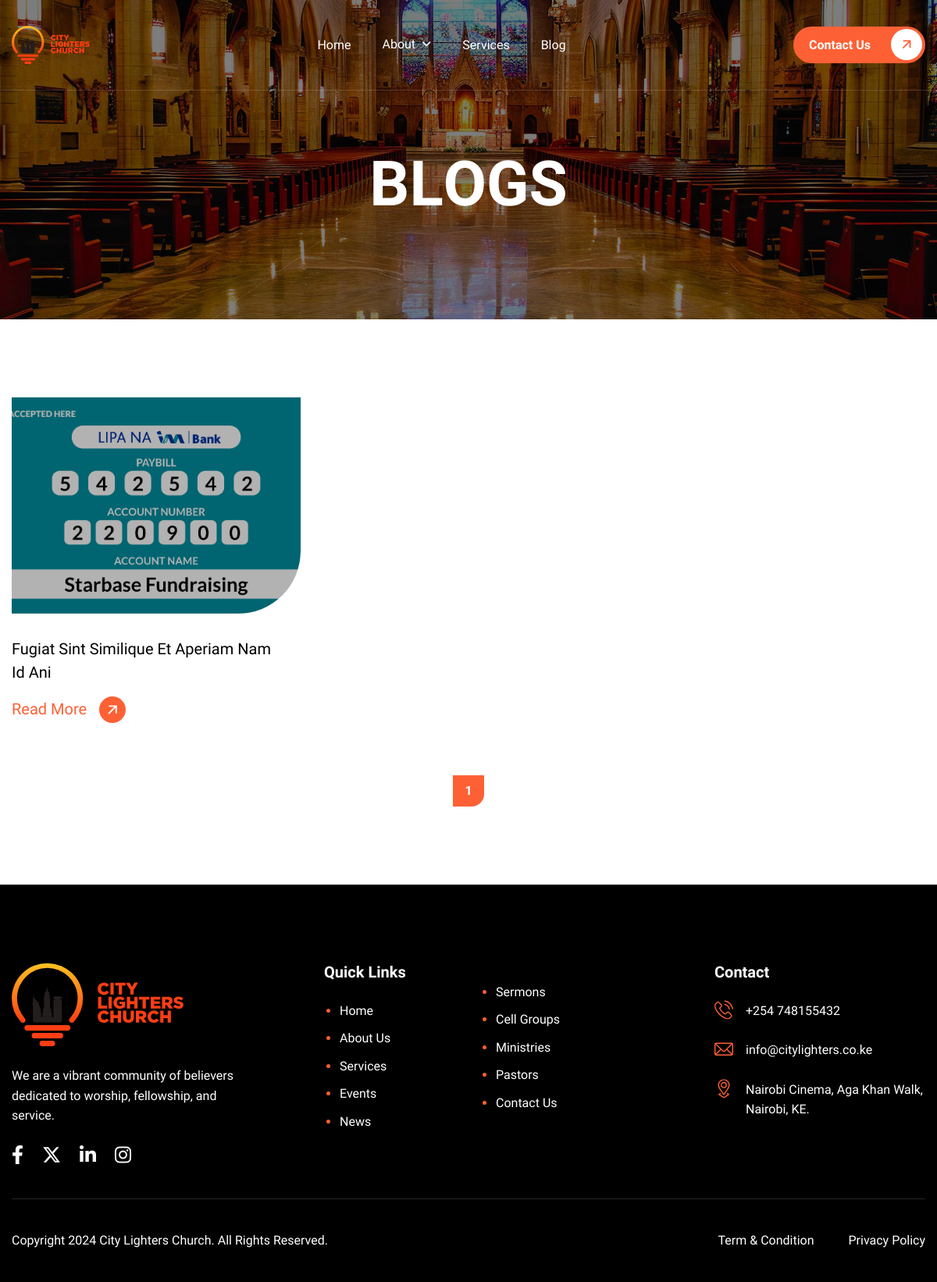
The app's page /blogs/, older data.
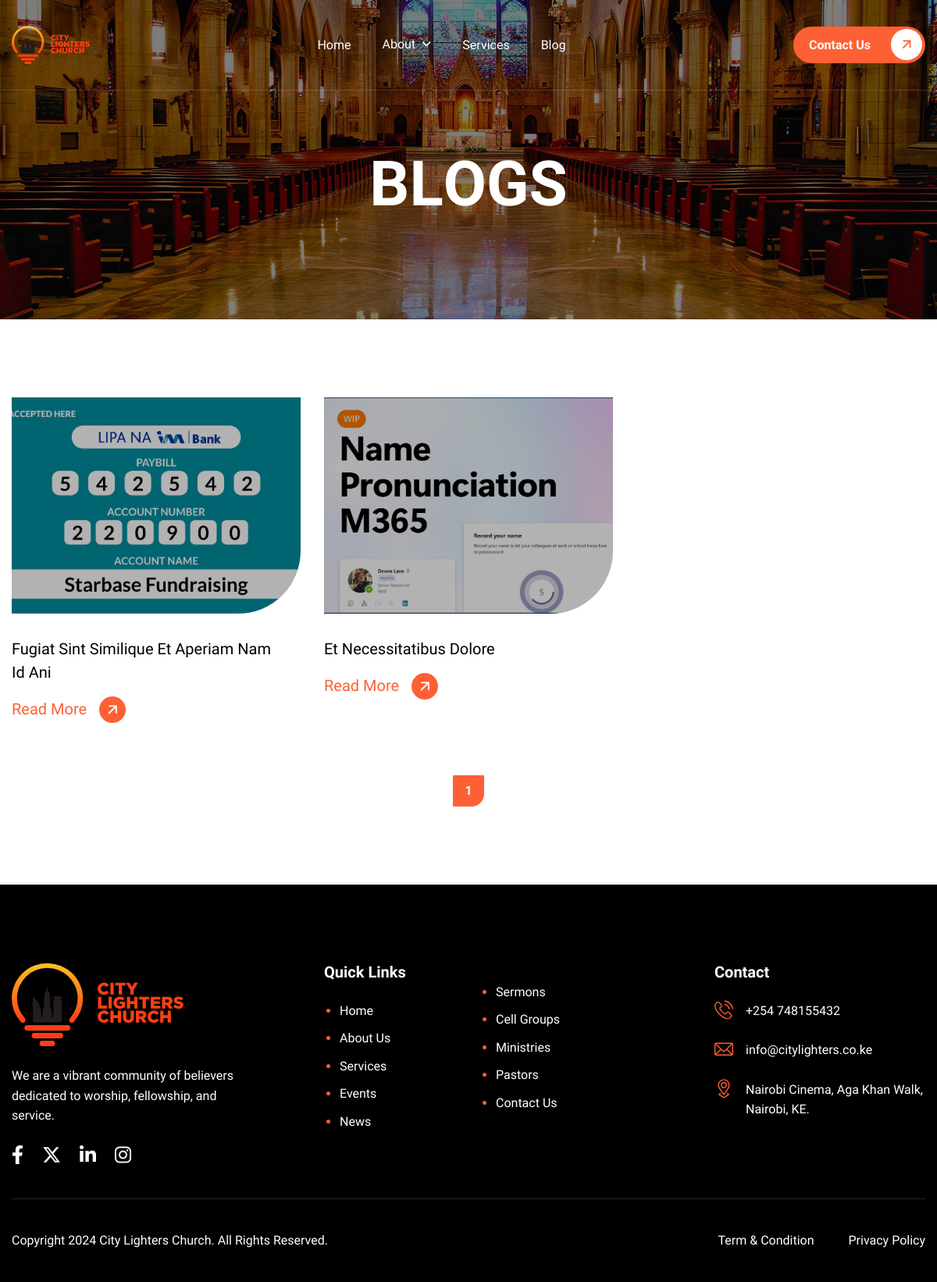
The same page, newer data.
### app/models.py (models this page shows, shortened)
class Blog(models.Model):
    title =  models.CharField(max_length=220, unique=True)
    slug = models.SlugField(max_length=255, unique=True)
    img = models.ImageField(upload_to="blog/")
    description = models.TextField(null=True, blank=True)
    is_published = models.BooleanField(default=False)
    created_at = models.DateTimeField(auto_now_add=True)
    updated_at = models.DateTimeField(auto_now=True)
    def get_absolute_url(self):
        return reverse('blog_details', kwargs={'slug':self.slug})
    class Meta:
        ordering = ('is_published', 'created_at')

### app/views.py (the view)
# urls.py: path('blogs/', views.blog, name='blog'),
def blog(request):
    paginator = Paginator(Blog.objects.filter(is_published=True), 6)
    page_number = request.GET.get("page")
    page_obj = paginator.get_page(page_number)
    context = {
        'title': 'Blogs',
        'blogs': page_obj
    }
    return render(request, 'blog.html', context)

### templates/blog.html
{% extends 'base.html' %}
{% block content %}
    <div class="page-blog">
        <div class="container">
            {% include 'partials/blog.html' %}
        </div>
    </div>
{% endblock %}

### templates/partials/blog.html (shortened to what this page needs)
{% if blogs %}
    <div class="row">
        {% for blog in blogs %}
        <div class="col-lg-4 col-md-6">
            <div class="blog-item wow fadeInUp">
                <div class="post-featured-image" data-cursor-text="View">
                    <figure>
                        <a href="#" class="image-anime">
                            <img src="{{ blog.img.url }}" alt="{{ blog.title }}">
                        </a>
                    </figure>
                </div>
                <div class="post-item-body">
                    <h2><a href="{{ blog.get_absolute_url }}">{{ blog.title }}</a></h2>
                </div>
                <div class="post-item-footer">
                    <a href="{{ blog.get_absolute_url }}" class="read-more-btn">read more</a>
                </div>
            </div>
        </div>
        {% endfor %}
        {% if not title == "Homepage" %}
        <div class="col-lg-12">
            <div class="page-pagination wow fadeInUp" data-wow-delay="0.5s">
                <ul class="pagination">
                    <li class="active"><a href="?page={{ blogs.number }}">{{ blogs.number }}</a></li>
                </ul>
            </div>
        </div>
        {% endif %}
    </div>
{% else %}
    <p class="text-center">No Articles Found</p>
{% endif %}

Row changes from the older to the newer data that the page shows:
added Blog: img (picture), title "Et Necessitatibus Dolore"
